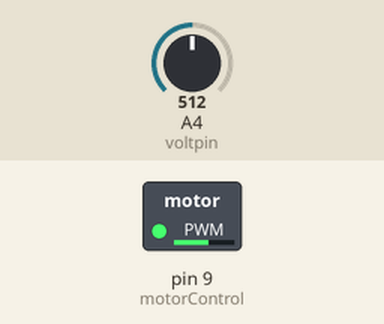
Recording of a sketch running on a simulated Arduino Uno, built with avr-gcc and run on an emulated ATmega328P. Shown: switched loads named in the sketch (green lamp = pin HIGH). The inputs (shaded band) are chosen by the test bench; at power-on: A4 (voltpin) = 512.

Above: at 1.2 s.
1.3 s: A4 (voltpin) set to 625
At 1.9 s:
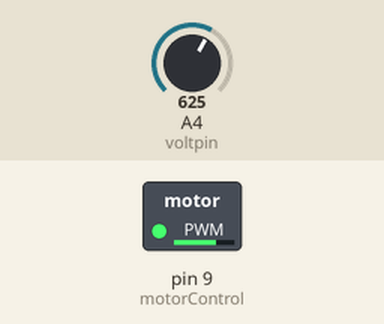
2.8 s: A4 (voltpin) set to 656
At 4.0 s:
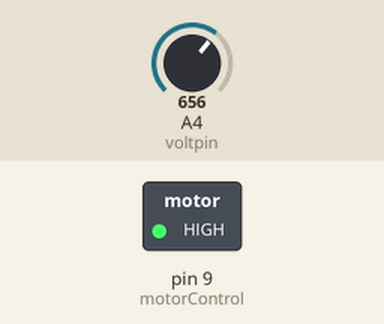
4.3 s: A4 (voltpin) set to 306
At 5.3 s:
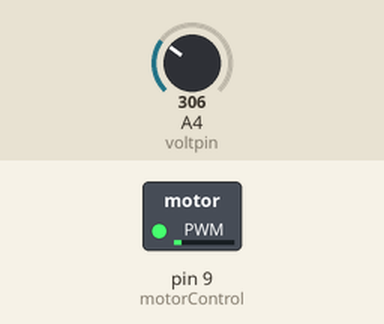
5.8 s: A4 (voltpin) set to 468
7.3 s: A4 (voltpin) set to 497
At 7.6 s:
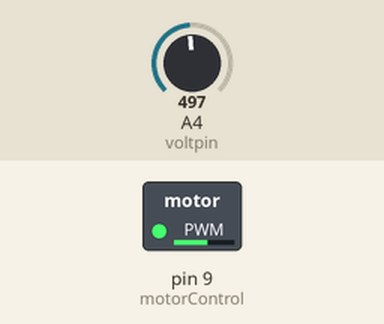
8.8 s: A4 (voltpin) set to 716
At 10.0 s:
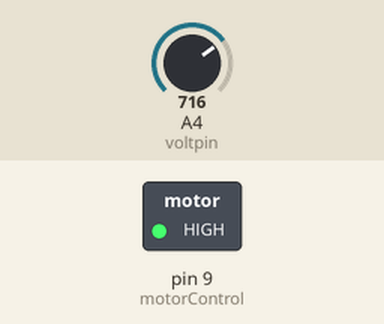
Timing chart, 0 to 11.3 s (numbered marks = the images above; inputs shaded):
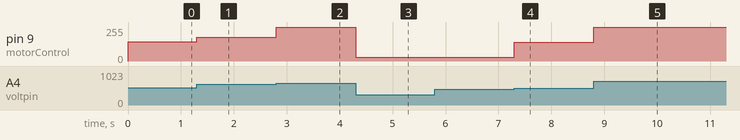

The sketch:

Unotest.ino
```cpp
int motorControl=9;
int voltpin = A4;


int speed = 0;
int volt;


int voltai;


void setup() {
 pinMode(motorControl, OUTPUT);
  // set up the LCD's number of columns and rows:


}


void loop() {
volt = analogRead(voltpin);


float voltai = volt / 20;

speed=volt / 3.5;
if (voltai>31)speed=volt / 2;
if (voltai<24)speed=30;


if (speed>255)speed=255;


analogWrite(motorControl, speed);


}
```

Measured:
- the behaviour switches between 639 and 640 on A4 (voltpin) (found by bisection; images 1 and 2)
- the behaviour switches between 479 and 480 on A4 (voltpin) (found by bisection; images 3 and 4)
- after the input at 1.3 s, pin 9 (motorControl): 146/255 → 178/255 at once
- after the input at 2.8 s, pin 9 (motorControl): 178/255 → 255/255 at once
- after the input at 4.3 s, pin 9 (motorControl): 255/255 → 30/255 at once
- after the input at 5.8 s, every drawn part: stays the same
- after the input at 7.3 s, pin 9 (motorControl): 30/255 → 142/255 at once
- after the input at 8.8 s, pin 9 (motorControl): 142/255 → 255/255 at once
